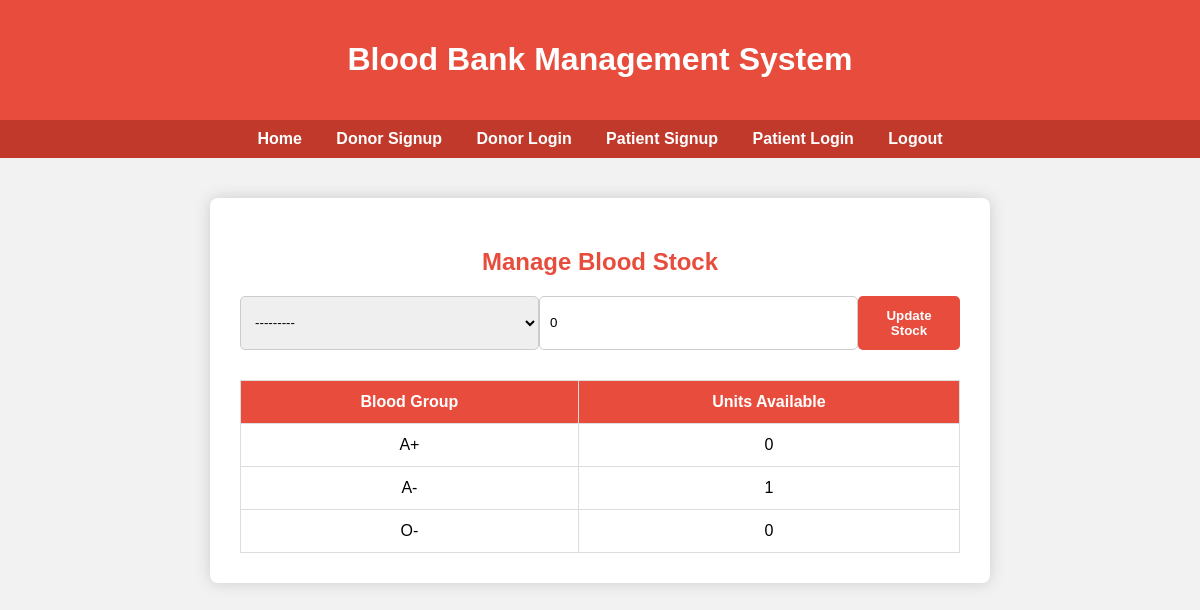
The page /blood/manage/ (signed in) on the database its author committed.
### blood_app/models.py (models this page shows, shortened)
class BloodStock(models.Model):
    blood_group = models.CharField(max_length=3, choices=BLOOD_GROUP_CHOICES, unique=True)
    units = models.PositiveIntegerField(default=0)  # Number of units available

### blood_app/views.py (the view)
# urls.py: path('blood/manage/', manage_blood_stock, name='manage_blood_stock'),
@login_required
def manage_blood_stock(request):
    if request.method == "POST":
        form = BloodStockForm(request.POST)
        if form.is_valid():
            blood_group = form.cleaned_data['blood_group']
            units = form.cleaned_data['units']
            stock, _ = BloodStock.objects.get_or_create(blood_group=blood_group)
            stock.units = units
            stock.save()
            messages.success(request, "Blood stock updated successfully.")
            return redirect('manage_blood_stock')
        else:
            messages.error(request, "Please correct the errors below.")
    else:
        form = BloodStockForm()
    stocks = BloodStock.objects.all()
    return render(request, 'manage_blood_stock.html', {'form': form, 'stocks': stocks})

### blood_app/forms.py
class BloodStockForm(forms.ModelForm):
    class Meta:
        model = BloodStock
        fields = ['blood_group', 'units']
        widgets = {
            'blood_group': forms.Select(attrs={'class': 'form-control'}),
            'units': forms.NumberInput(attrs={'min': 0, 'class': 'form-control'}),
        }

### blood_app/templates/manage_blood_stock.html (shortened to what this page needs)
<!DOCTYPE html>
<html lang="en">
<head>
</head>
<body>
    <header>
        <h1>Blood Bank Management System</h1>
    </header>
    <nav>
        <a href="{% url 'home' %}">Home</a>
        <a href="{% url 'donor_signup' %}">Donor Signup</a>
        <a href="{% url 'donor_login' %}">Donor Login</a>
        <a href="{% url 'patient_signup' %}">Patient Signup</a>
        <a href="{% url 'patient_login' %}">Patient Login</a>
        <a href="{% url 'logout' %}">Logout</a>
    </nav>
    <div class="container">
        <h2>Manage Blood Stock</h2>
        <form method="POST">
            {{ form.blood_group }}
            {{ form.units }}
            <button type="submit">Update Stock</button>
        </form>
        <table>
            <tr>
                <th>Blood Group</th>
                <th>Units Available</th>
            </tr>
            {% for stock in stocks %}
            <tr>
                <td>{{ stock.blood_group }}</td>
                <td>{{ stock.units }}</td>
            </tr>
            {% empty %}
            <tr>
                <td colspan="2">No Blood Stock Available</td>
            </tr>
            {% endfor %}
        </table>
    </div>
</body>
</html>

### blood_app/templates/manage_blood_stock.html (style rules this page uses)
body { font-family: Arial, sans-serif; background-color: #f2f2f2; margin: 0; padding: 0; }
header { background-color: #e74c3c; color: white; padding: 20px; text-align: center; }
nav { background-color: #c0392b; padding: 10px; text-align: center; }
nav a { color: white; text-decoration: none; margin: 0 15px; font-weight: bold; }
.container { width: 60%; margin: 40px auto; background-color: white; padding: 30px; box-shadow: 0 0 15px #ccc; border-radius: 8px; }
h2 { text-align: center; color: #e74c3c; }
form { display: flex; justify-content: space-between; margin-bottom: 30px; }
select, input[type="number"] { padding: 10px; border: 1px solid #ccc; border-radius: 5px; width: 45%; }
button { padding: 12px; background-color: #e74c3c; color: white; border: none; border-radius: 5px; cursor: pointer; font-weight: bold; }
table { width: 100%; border-collapse: collapse; }
th, td { border: 1px solid #ddd; padding: 12px; text-align: center; }
th { background-color: #e74c3c; color: white; }

### rows shown on the page
BloodStock: blood_group "A+", units "0"
BloodStock: blood_group "A-", units "1"
BloodStock: blood_group "O-", units "0"
